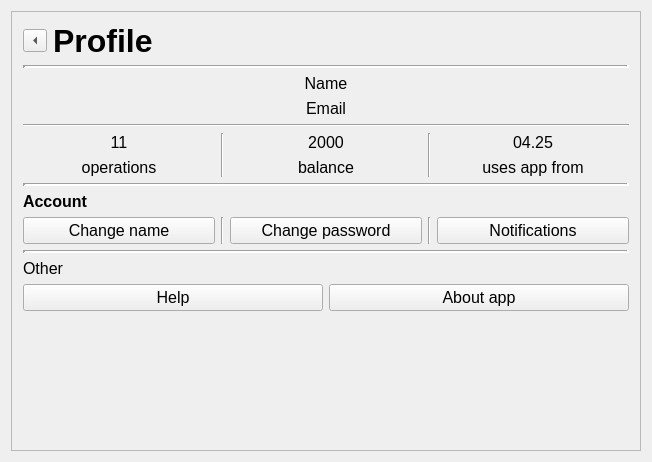
<?xml version="1.0" encoding="UTF-8"?>
<ui version="4.0">
 <class>profilewindowClass</class>
 <widget class="QMainWindow" name="profilewindowClass">
  <property name="geometry">
   <rect>
    <x>0</x>
    <y>0</y>
    <width>652</width>
    <height>462</height>
   </rect>
  </property>
  <property name="windowTitle">
   <string>profilewindow</string>
  </property>
  <widget class="QWidget" name="centralWidget">
   <layout class="QVBoxLayout" name="verticalLayout_2">
    <item>
     <widget class="QScrollArea" name="scrollArea">
      <property name="widgetResizable">
       <bool>true</bool>
      </property>
      <widget class="QWidget" name="scrollAreaWidgetContents">
       <property name="geometry">
        <rect>
         <x>0</x>
         <y>0</y>
         <width>632</width>
         <height>442</height>
        </rect>
       </property>
       <layout class="QHBoxLayout" name="horizontalLayout">
        <item>
         <layout class="QVBoxLayout" name="verticalLayout">
          <item>
           <layout class="QHBoxLayout" name="horizontalLayout_2">
            <item>
             <widget class="QToolButton" name="toolButtonBack">
              <property name="text">
               <string>...</string>
              </property>
              <property name="arrowType">
               <enum>Qt::ArrowType::LeftArrow</enum>
              </property>
             </widget>
            </item>
            <item>
             <widget class="QLabel" name="label">
              <property name="font">
               <font>
                <pointsize>24</pointsize>
                <bold>true</bold>
               </font>
              </property>
              <property name="text">
               <string>Profile</string>
              </property>
             </widget>
            </item>
           </layout>
          </item>
          <item>
           <widget class="Line" name="line_2">
            <property name="lineWidth">
             <number>3</number>
            </property>
            <property name="orientation">
             <enum>Qt::Orientation::Horizontal</enum>
            </property>
           </widget>
          </item>
          <item>
           <widget class="QLabel" name="labelName">
            <property name="font">
             <font>
              <pointsize>12</pointsize>
             </font>
            </property>
            <property name="text">
             <string>Name</string>
            </property>
            <property name="alignment">
             <set>Qt::AlignmentFlag::AlignCenter</set>
            </property>
           </widget>
          </item>
          <item>
           <widget class="QLabel" name="labelEmail">
            <property name="font">
             <font>
              <pointsize>12</pointsize>
             </font>
            </property>
            <property name="text">
             <string>Email</string>
            </property>
            <property name="alignment">
             <set>Qt::AlignmentFlag::AlignCenter</set>
            </property>
           </widget>
          </item>
          <item>
           <widget class="Line" name="line_7">
            <property name="orientation">
             <enum>Qt::Orientation::Horizontal</enum>
            </property>
           </widget>
          </item>
          <item>
           <layout class="QHBoxLayout" name="horizontalLayout_3">
            <item>
             <layout class="QVBoxLayout" name="verticalLayout_3">
              <item>
               <widget class="QLabel" name="labelOperations">
                <property name="font">
                 <font>
                  <pointsize>12</pointsize>
                 </font>
                </property>
                <property name="text">
                 <string>11</string>
                </property>
                <property name="alignment">
                 <set>Qt::AlignmentFlag::AlignCenter</set>
                </property>
               </widget>
              </item>
              <item>
               <widget class="QLabel" name="label_5">
                <property name="font">
                 <font>
                  <pointsize>12</pointsize>
                 </font>
                </property>
                <property name="text">
                 <string>operations</string>
                </property>
                <property name="alignment">
                 <set>Qt::AlignmentFlag::AlignCenter</set>
                </property>
               </widget>
              </item>
             </layout>
            </item>
            <item>
             <widget class="Line" name="line_5">
              <property name="orientation">
               <enum>Qt::Orientation::Vertical</enum>
              </property>
             </widget>
            </item>
            <item>
             <layout class="QVBoxLayout" name="verticalLayout_7">
              <item>
               <widget class="QLabel" name="labelBalance">
                <property name="font">
                 <font>
                  <pointsize>12</pointsize>
                 </font>
                </property>
                <property name="text">
                 <string>2000</string>
                </property>
                <property name="alignment">
                 <set>Qt::AlignmentFlag::AlignCenter</set>
                </property>
               </widget>
              </item>
              <item>
               <widget class="QLabel" name="label_7">
                <property name="font">
                 <font>
                  <pointsize>12</pointsize>
                 </font>
                </property>
                <property name="text">
                 <string>balance</string>
                </property>
                <property name="alignment">
                 <set>Qt::AlignmentFlag::AlignCenter</set>
                </property>
               </widget>
              </item>
             </layout>
            </item>
            <item>
             <widget class="Line" name="line_6">
              <property name="orientation">
               <enum>Qt::Orientation::Vertical</enum>
              </property>
             </widget>
            </item>
            <item>
             <layout class="QVBoxLayout" name="verticalLayout_6">
              <item>
               <widget class="QLabel" name="labelUsesFrom">
                <property name="font">
                 <font>
                  <pointsize>12</pointsize>
                 </font>
                </property>
                <property name="text">
                 <string>04.25</string>
                </property>
                <property name="alignment">
                 <set>Qt::AlignmentFlag::AlignCenter</set>
                </property>
               </widget>
              </item>
              <item>
               <widget class="QLabel" name="label_9">
                <property name="font">
                 <font>
                  <pointsize>12</pointsize>
                 </font>
                </property>
                <property name="text">
                 <string>uses app from</string>
                </property>
                <property name="alignment">
                 <set>Qt::AlignmentFlag::AlignCenter</set>
                </property>
               </widget>
              </item>
             </layout>
            </item>
           </layout>
          </item>
          <item>
           <widget class="Line" name="line">
            <property name="lineWidth">
             <number>3</number>
            </property>
            <property name="orientation">
             <enum>Qt::Orientation::Horizontal</enum>
            </property>
           </widget>
          </item>
          <item>
           <widget class="QLabel" name="label_10">
            <property name="font">
             <font>
              <pointsize>12</pointsize>
              <bold>true</bold>
             </font>
            </property>
            <property name="text">
             <string>Account</string>
            </property>
           </widget>
          </item>
          <item>
           <layout class="QHBoxLayout" name="horizontalLayout_4">
            <item>
             <widget class="QPushButton" name="pushButtonChangeName">
              <property name="sizePolicy">
               <sizepolicy hsizetype="MinimumExpanding" vsizetype="Fixed">
                <horstretch>0</horstretch>
                <verstretch>0</verstretch>
               </sizepolicy>
              </property>
              <property name="font">
               <font>
                <pointsize>12</pointsize>
               </font>
              </property>
              <property name="text">
               <string>Change name</string>
              </property>
             </widget>
            </item>
            <item>
             <widget class="Line" name="line_4">
              <property name="orientation">
               <enum>Qt::Orientation::Vertical</enum>
              </property>
             </widget>
            </item>
            <item>
             <widget class="QPushButton" name="pushButtonChangePassword">
              <property name="sizePolicy">
               <sizepolicy hsizetype="MinimumExpanding" vsizetype="Fixed">
                <horstretch>0</horstretch>
                <verstretch>0</verstretch>
               </sizepolicy>
              </property>
              <property name="font">
               <font>
                <pointsize>12</pointsize>
               </font>
              </property>
              <property name="text">
               <string>Change password</string>
              </property>
             </widget>
            </item>
            <item>
             <widget class="Line" name="line_8">
              <property name="orientation">
               <enum>Qt::Orientation::Vertical</enum>
              </property>
             </widget>
            </item>
            <item>
             <widget class="QPushButton" name="pushButtonNotifications">
              <property name="sizePolicy">
               <sizepolicy hsizetype="MinimumExpanding" vsizetype="Fixed">
                <horstretch>0</horstretch>
                <verstretch>0</verstretch>
               </sizepolicy>
              </property>
              <property name="font">
               <font>
                <pointsize>12</pointsize>
               </font>
              </property>
              <property name="text">
               <string>Notifications</string>
              </property>
             </widget>
            </item>
           </layout>
          </item>
          <item>
           <widget class="Line" name="line_3">
            <property name="lineWidth">
             <number>3</number>
            </property>
            <property name="orientation">
             <enum>Qt::Orientation::Horizontal</enum>
            </property>
           </widget>
          </item>
          <item>
           <widget class="QLabel" name="label_11">
            <property name="font">
             <font>
              <pointsize>12</pointsize>
             </font>
            </property>
            <property name="text">
             <string>Other</string>
            </property>
           </widget>
          </item>
          <item>
           <layout class="QHBoxLayout" name="horizontalLayout_6">
            <item>
             <layout class="QHBoxLayout" name="horizontalLayout_7">
              <item>
               <widget class="QPushButton" name="pushButtonHelp">
                <property name="sizePolicy">
                 <sizepolicy hsizetype="MinimumExpanding" vsizetype="Fixed">
                  <horstretch>0</horstretch>
                  <verstretch>0</verstretch>
                 </sizepolicy>
                </property>
                <property name="font">
                 <font>
                  <pointsize>12</pointsize>
                 </font>
                </property>
                <property name="text">
                 <string>Help</string>
                </property>
               </widget>
              </item>
             </layout>
            </item>
            <item>
             <widget class="QPushButton" name="pushButtonAbout">
              <property name="sizePolicy">
               <sizepolicy hsizetype="MinimumExpanding" vsizetype="Fixed">
                <horstretch>0</horstretch>
                <verstretch>0</verstretch>
               </sizepolicy>
              </property>
              <property name="font">
               <font>
                <pointsize>12</pointsize>
               </font>
              </property>
              <property name="text">
               <string>About app</string>
              </property>
             </widget>
            </item>
           </layout>
          </item>
          <item>
           <spacer name="verticalSpacer">
            <property name="orientation">
             <enum>Qt::Orientation::Vertical</enum>
            </property>
            <property name="sizeHint" stdset="0">
             <size>
              <width>20</width>
              <height>40</height>
             </size>
            </property>
           </spacer>
          </item>
         </layout>
        </item>
       </layout>
      </widget>
     </widget>
    </item>
   </layout>
  </widget>
 </widget>
 <layoutdefault spacing="6" margin="11"/>
 <resources/>
 <connections/>
</ui>
